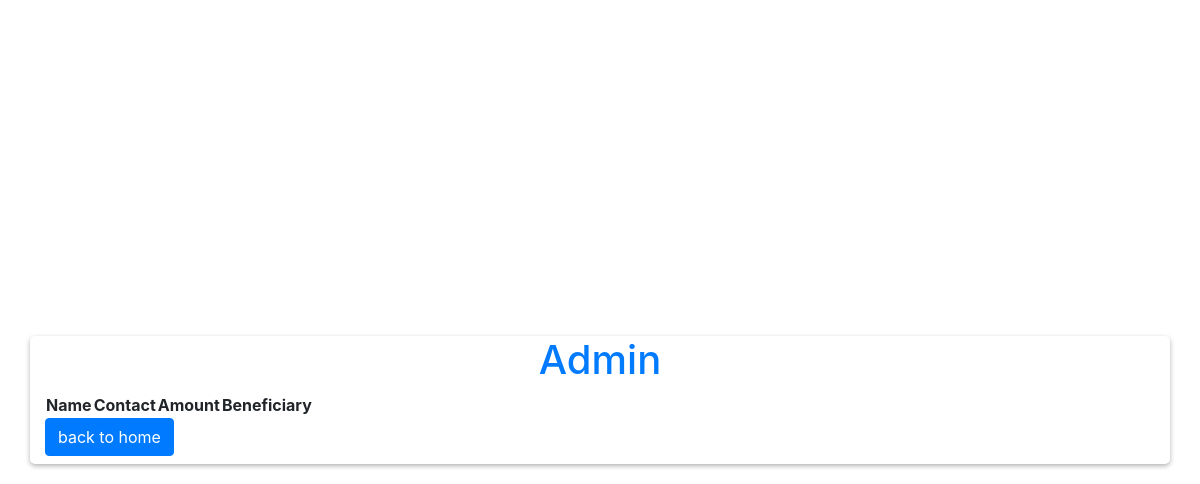
/admin, run on an earlier commit of the app's database.
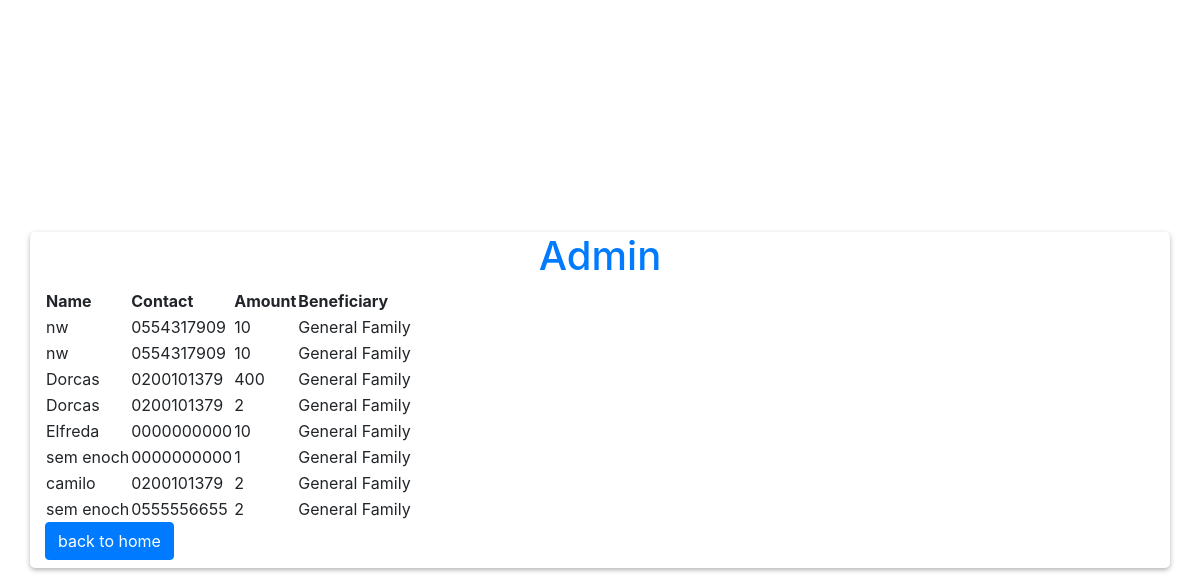
And on a later commit of the database.
### tables this page shows
CREATE TABLE contributor(
    id INTEGER PRIMARY KEY AUTOINCREMENT,
    name TEXT NOT NULL, 
	contact TEXT NOT NULL,
	amount TEXT NOT NULL,
	beneficiary TEXT NOT NULL
    );

### app.py (the view)
@app.route("/admin")
def admin():
    db = DB()
    contributors = db.select_all(TABLE_NAME)
    lenght = len(contributors)
    return render_template("admin.html", contributors = contributors, lenght = lenght)

### db.py (called while the page is built)
    def select_all(self,tb_name):
        self.cur.execute("SELECT * FROM {}".format(tb_name))
        data = self.cur.fetchall()
        return data

### templates/admin.html (shortened to what this page needs)
{% extends "base.html" %}
{% block body %}
<div class="container pb-2">
    <div class="text-primary text-center"><h1>Admin</h1></div>
        <div id="tb_rapper">
            <table id="table_id" class="display">
                <thead>
                    <tr>
                        <th>Name</th>
                        <th>Contact</th>
                        <th>Amount</th>
                        <th>Beneficiary</th>
                    </tr>
                </thead>
                <tbody>
                    {% if lenght >0 %}
                    {% for contributor in range(lenght)%}
                    <tr>
                        <td>{{contributors[contributor][1]}}</td>
                        <td>{{contributors[contributor][2]}}</td>
                        <td>{{contributors[contributor][3]}}</td>
                        <td>{{contributors[contributor][4]}}</td>
                    </tr>
                    {% else %}
                    <tr>
                        <center><td>No Contributions Yet</td></center>
                    </tr>
                    {% endfor%}
                    {% endif%}
                </tbody>
            </table>
        </div>
        <a class="btn btn-primary mr-3" href="/">back to home</a>
</div>
{% endblock %}

### templates/base.html (shortened to what this page needs)
<!DOCTYPE html>
<html>
<head>
	<link rel="stylesheet" href="https://maxcdn.bootstrapcdn.com/bootstrap/4.0.0/css/bootstrap.min.css">
	<link rel="stylesheet" href="/static/css/style.css">
    <link rel="stylesheet" type="text/css" href="https://cdn.datatables.net/1.10.25/css/jquery.dataTables.css">
    <link rel="stylesheet" href="https://cdnjs.cloudflare.com/ajax/libs/twitter-bootstrap/4.5.2/css/bootstrap.css">
    <link rel="stylesheet" href="https://cdn.datatables.net/1.10.25/css/dataTables.bootstrap4.min.css">
    <link rel="stylesheet" href="https://cdn.datatables.net/buttons/1.7.1/css/buttons.bootstrap4.min.css">
</head>
<body class="">
    {% block body%}
    {% endblock %}
</body>
</html>

### static/css/style.css (style rules this page uses)
body { display: flex; align-items: center; justify-content: center; min-height: 100vh; margin: 0; }
.container { border-radius: 5px; box-shadow: 0 2px 5px rgba(0, 0, 0, 0.3); overflow: hidden; width: 600px; max-width: 100%; }

What changed in the data, as far as the page shows it:
added contributor: name "nw", contact "0554317909", amount "10", beneficiary "General Family"
added contributor: name "nw", contact "0554317909", amount "10", beneficiary "General Family"
added contributor: name "Dorcas", contact "0200101379", amount "400", beneficiary "General Family"
added contributor: name "Dorcas", contact "0200101379", amount "2", beneficiary "General Family"
added contributor: name "Elfreda", contact "0000000000", amount "10", beneficiary "General Family"
added contributor: name "sem enoch", contact "0000000000", amount "1", beneficiary "General Family"
added contributor: name "camilo", contact "0200101379", amount "2", beneficiary "General Family"
added contributor: name "sem enoch", contact "0555556655", amount "2", beneficiary "General Family"
